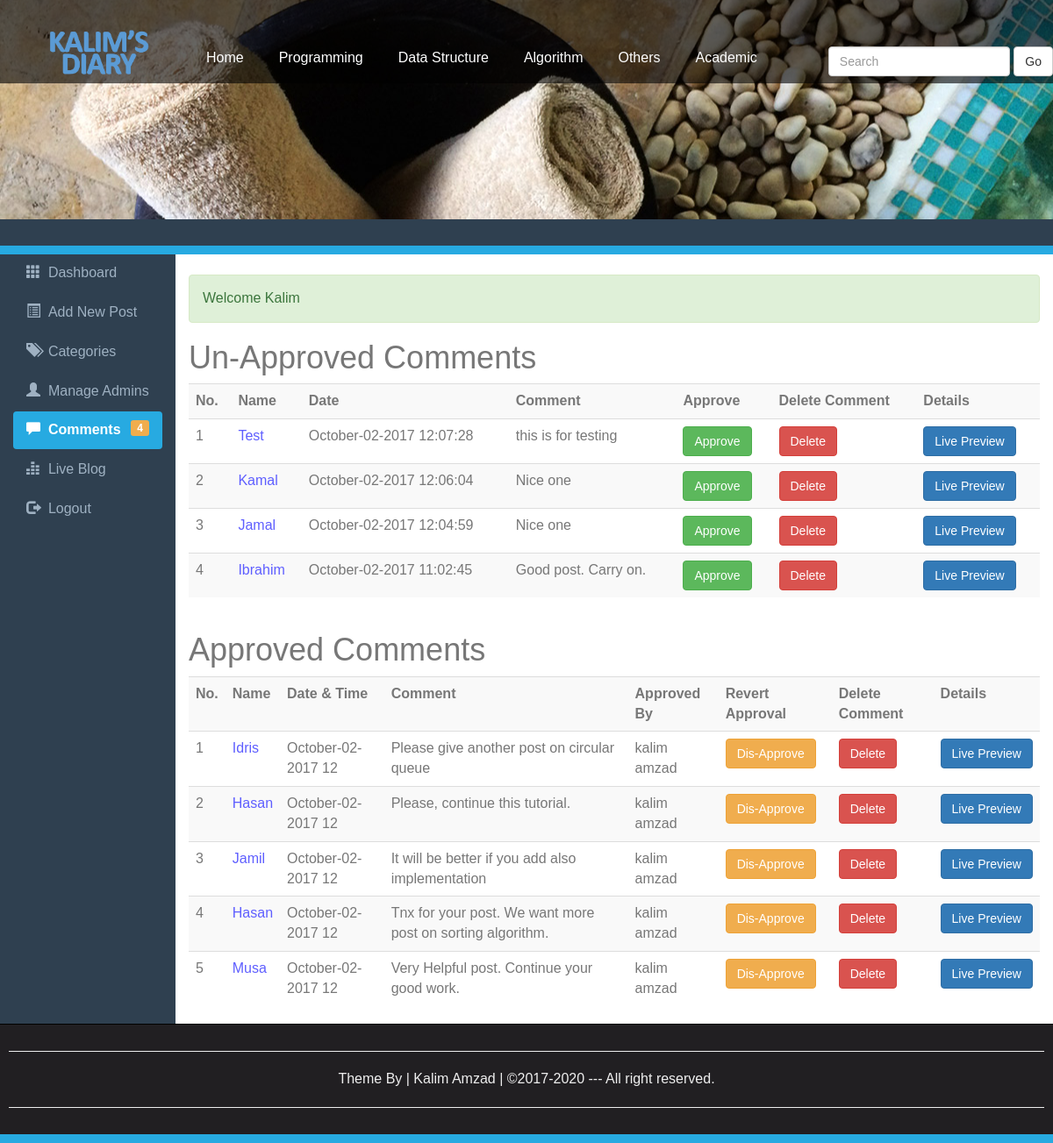
Screenshot of /Comments.php (signed in) with the database file from the repository.
### tables this page shows
CREATE TABLE IF NOT EXISTS `comments` (
`id` int(10) NOT NULL,
  `datetime` varchar(50) NOT NULL,
  `name` varchar(200) NOT NULL,
  `email` varchar(100) NOT NULL,
  `comment` varchar(500) NOT NULL,
  `approvedby` varchar(200) NOT NULL,
  `status` varchar(5) NOT NULL,
  `admin_panel_id` int(10) NOT NULL
);

### Comments.php (the view, shortened to what this page needs)
<?php require_once("Include/Sessions.php"); ?>
<!DOCTYPE>
<html>
	<head>
                <link rel="stylesheet" href="css/bootstrap.min.css">
				<link rel="stylesheet" type="text/css" href="css/menu.css">
				<link rel="stylesheet" href="css/adminstyles.css">
	</head>
	<body>
<header>
			<a class="logo" href="Blog.php"><span>My Diary</span></a>
			<nav >
					<ul>
						<li class="active"><a href="Blog.php">Home</a></li>
						<li><a href="#"" aria-haspopup="true">Programming</a>
						</li>
						<li><a href="#" aria-haspopup="true">Data Structure</a>
						</li>
						<li><a href="#"" aria-haspopup="true">Algorithm</a>
						</li>
						<li><a href="#"" aria-haspopup="true">Others</a>
						</li>
						<li><a href="#"" aria-haspopup="true">Academic</a>
						</li>
						<form action="Blog.php" class="navbar-form navbar-right">
						<div class="form-group">
							<input type="text" class="form-control" placeholder="Search" name="Search" >
						</div>
		         		<button class="btn btn-default" name="SearchButton">Go</button>
					</form>
					</ul>
			</nav>
		</header>
<div class="Line" style="height: 10px; background: #27aae1;"></div>
<div class="container-fluid">
<div class="row">
	<div class="col-sm-2">
	<ul id="Side_Menu" class="nav nav-pills nav-stacked">
	<li >
	<a href="Dashboard.php">
	<span class="glyphicon glyphicon-th"></span>
	&nbsp;Dashboard</a></li>
	<li><a href="AddNewPost.php">
	<span class="glyphicon glyphicon-list-alt"></span>
	&nbsp;Add New Post</a></li>
	<li><a href="Catagories.php">
	<span class="glyphicon glyphicon-tags"></span>
	&nbsp;Categories</a></li>
	<li><a href="Admins.php">
	<span class="glyphicon glyphicon-user"></span>
	&nbsp;Manage Admins</a></li>
	<li class="active"><a href="Comments.php">
	<span class="glyphicon glyphicon-comment"></span>
	&nbsp;Comments
<?php
$QueryTotal="SELECT COUNT(*) FROM comments WHERE status='OFF'";
$ExecuteTotal=mysql_query($QueryTotal);
$RowsTotal=mysql_fetch_array($ExecuteTotal);
$Total=array_shift($RowsTotal);
if($Total>0){
?>
<span class="label pull-right label-warning">
<?php echo $Total;?>
</span>
<?php } ?>
	</a>
	</li>
	<li><a href="Blog.php?Page=1" target="_Blank">
	<span class="glyphicon glyphicon-equalizer"></span>
	&nbsp;Live Blog</a></li>
	<li><a href="Logout.php">
	<span class="glyphicon glyphicon-log-out"></span>
	&nbsp;Logout</a></li>
	</ul>
	</div>
	<div class="col-sm-10">
	<br>
	<div><?php echo Message();
	      echo SuccessMessage();
	?></div>
	<h1>Un-Approved Comments</h1>
	<div class="table-responsive">
		<table class="table table-striped table-hover">
	<tr>
	<th>No.</th>
	<th>Name</th>
	<th> Date</th>
	<th>Comment</th>
	<th>Approve</th>
	<th>Delete Comment</th>
	<th>Details</th>
	</tr>
<?php
$Query="SELECT * FROM comments WHERE status='OFF' ORDER BY id desc";
$Execute=mysql_query($Query);
$SrNo=0;
while($DataRows=mysql_fetch_array($Execute)){
	$CommentId=$DataRows['id'];
	$DateTimeofComment=$DataRows['datetime'];
	$PersonName=$DataRows['name'];
	$PersonComment=$DataRows['comment'];
	$CommentedPostId=$DataRows['admin_panel_id'];
	$SrNo++;
?>
<tr>
	<td><?php echo htmlentities($SrNo); ?></td>
	<td style="color: #5e5eff;"><?php echo htmlentities($PersonName); ?></td>
	<td><?php echo htmlentities($DateTimeofComment); ?></td>
	<td><?php echo htmlentities($PersonComment); ?></td>
	<td><a href="ApproveComments.php?id=<?php echo $CommentId; ?>">
	<span class="btn btn-success">Approve</span></a></td>
	<td><a href="DeleteComments.php?id=<?php echo $CommentId;?>">
	<span class="btn btn-danger">Delete</span></a></td>
	<td><a href="FullPost.php?id=<?php echo $CommentedPostId; ?>" target="_blank">
	<span class="btn btn-primary">Live Preview</span></a></td>
</tr>
<?php } ?>
		</table>
	</div>
	    <h1>Approved Comments</h1>
	<div class="table-responsive">
		<table class="table table-striped table-hover">
	<tr>
	<th>No.</th>
	<th>Name</th>
	<th>Date & Time</th>
	<th>Comment</th>
	<th>Approved By</th>
	<th>Revert Approval </th>
	<th>Delete Comment</th>
	<th>Details</th>
	</tr>
<?php
$Query="SELECT * FROM comments WHERE status='ON' ORDER BY id desc";
$Execute=mysql_query($Query);
$SrNo=0;
while($DataRows=mysql_fetch_array($Execute)){
	$CommentId=$DataRows['id'];
	$DateTimeofComment=$DataRows['datetime'];
	$PersonName=$DataRows['name'];
	$PersonComment=$DataRows['comment'];
	$ApprovedBy=$DataRows['approvedby'];
	$CommentedPostId=$DataRows['admin_panel_id'];
	$SrNo++;
if(strlen($DateTimeofComment)>18){$DateTimeofComment=substr($DateTimeofComment,0,18);}
?>
<tr>
	<td><?php echo htmlentities($SrNo); ?></td>
	<td style="color: #5e5eff;"><?php echo htmlentities($PersonName); ?></td>
	<td><?php echo htmlentities($DateTimeofComment); ?></td>
	<td><?php echo htmlentities($PersonComment); ?></td>
	<td><?php echo htmlentities($ApprovedBy); ?></td>
	<td><a href="DisApproveComments.php?id=<?php echo $CommentId;?>">
	<span class="btn btn-warning">Dis-Approve</span></a></td>
	<td><a href="DeleteComments.php?id=<?php echo $CommentId;?>">
	<span class="btn btn-danger">Delete</span></a></td>
	<td><a href="FullPost.php?id=<?php echo $CommentedPostId; ?>"target="_blank">
	<span class="btn btn-primary">Live Preview</span></a></td>
</tr>
<?php } ?>
		</table>
	</div>
	</div>
</div>
</div>
	<div id="Footer">
		<hr>
		<p>Theme By | Kalim Amzad | &copy;2017-2020 --- All right reserved.
		</p>
		<hr>
	</div>
<div style="height: 10px; background: #27AAE1;"></div>
	</body>
</html>

### Include/Sessions.php (shortened to what this page needs)
<?php
function SuccessMessage(){
    if(isset($_SESSION["SuccessMessage"])){
       $Output="<div class=\"alert alert-success\">" ;
       $Output.=htmlentities($_SESSION["SuccessMessage"]);
       $Output.="</div>";
       return $Output;
    }
}
?>

### css/menu.css (style rules this page uses)
body { color: #777; font-size: 16px; font-family: sans-serif; margin: 0; padding: 0; }
a { color: #00a2ff; text-decoration: none; }
header { height: 250px; background: #eee url(banner.jpg) no-repeat center; background-size: cover; margin-bottom: 50px; position: relative; }
header a.logo { position: absolute; display: block; width: 350px; height: 100px; background: url(logo_1.png) no-repeat 0 0; background-size: contain; z-index: 1; top: 15px; left: 20px; }
nav { background-color: rgba(0,0,0,.6); position: relative; padding: 45px 0px 0px 180px; }
nav ul { list-style: none; margin:0; padding: 0; text-decoration: none; }
nav ul::after { content: ''; display: block; clear: both; text-decoration: none; }
nav ul li a { display: inline-block; color: #fff; padding: 10px 20px; text-decoration: none; width: 125px; text-decoration: none; }
nav > ul { padding-left: 35px; }
nav > ul > li { float: left; }
nav > ul> li > a { padding: 10px 20px 15px 20px; width: auto; text-decoration: none; }

### css/adminstyles.css (style rules this page uses)
.Line { margin-top: -20px; }
body { background-color: #2f4050; }
.col-sm-10 { background-color: #ffffff; }
#Side_Menu a { color: #9fb1c2; }
#Side_Menu .active a { color: #ffffff; background-color: #27AAE1; font-weight: bold; }
#Footer { padding:10px; border-top: 1px solid black; color:#eeeeee; background-color: #211f22; text-align: center; }

### rows the page displays
comments: name "Test", datetime "October-02-2017 12:07:28", comment "this is for testing"
comments: name "Kamal", datetime "October-02-2017 12:06:04", comment "Nice one"
comments: name "Jamal", datetime "October-02-2017 12:04:59", comment "Nice one"
comments: name "Ibrahim", datetime "October-02-2017 11:02:45", comment "Good post. Carry on."
comments: name "Idris", datetime "October-02-2017 12", comment "Please give another post on circular queue", approvedby "kalim amzad"
comments: name "Hasan", datetime "October-02-2017 12", comment "Please, continue this tutorial.", approvedby "kalim amzad"
comments: name "Jamil", datetime "October-02-2017 12", comment "It will be better if you add also implementation", approvedby "kalim amzad"
comments: name "Hasan", datetime "October-02-2017 12", comment "Tnx for your post. We want more post on sorting algorithm.", approvedby "kalim amzad"
comments: name "Musa", datetime "October-02-2017 12", comment "Very Helpful post. Continue your good work.", approvedby "kalim amzad"

### other values shown
$Total "4"
SuccessMessage() "Welcome Kalim"
